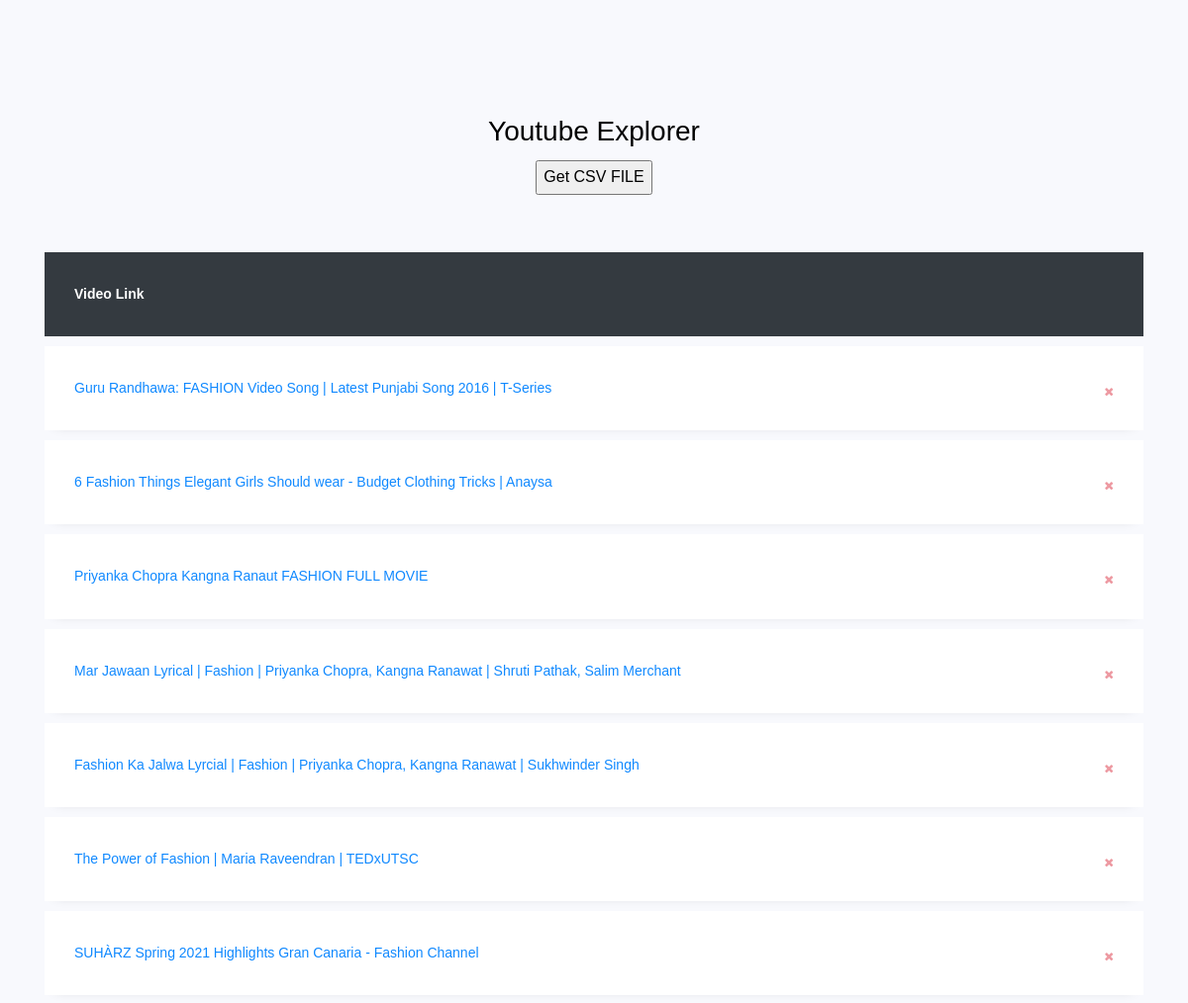
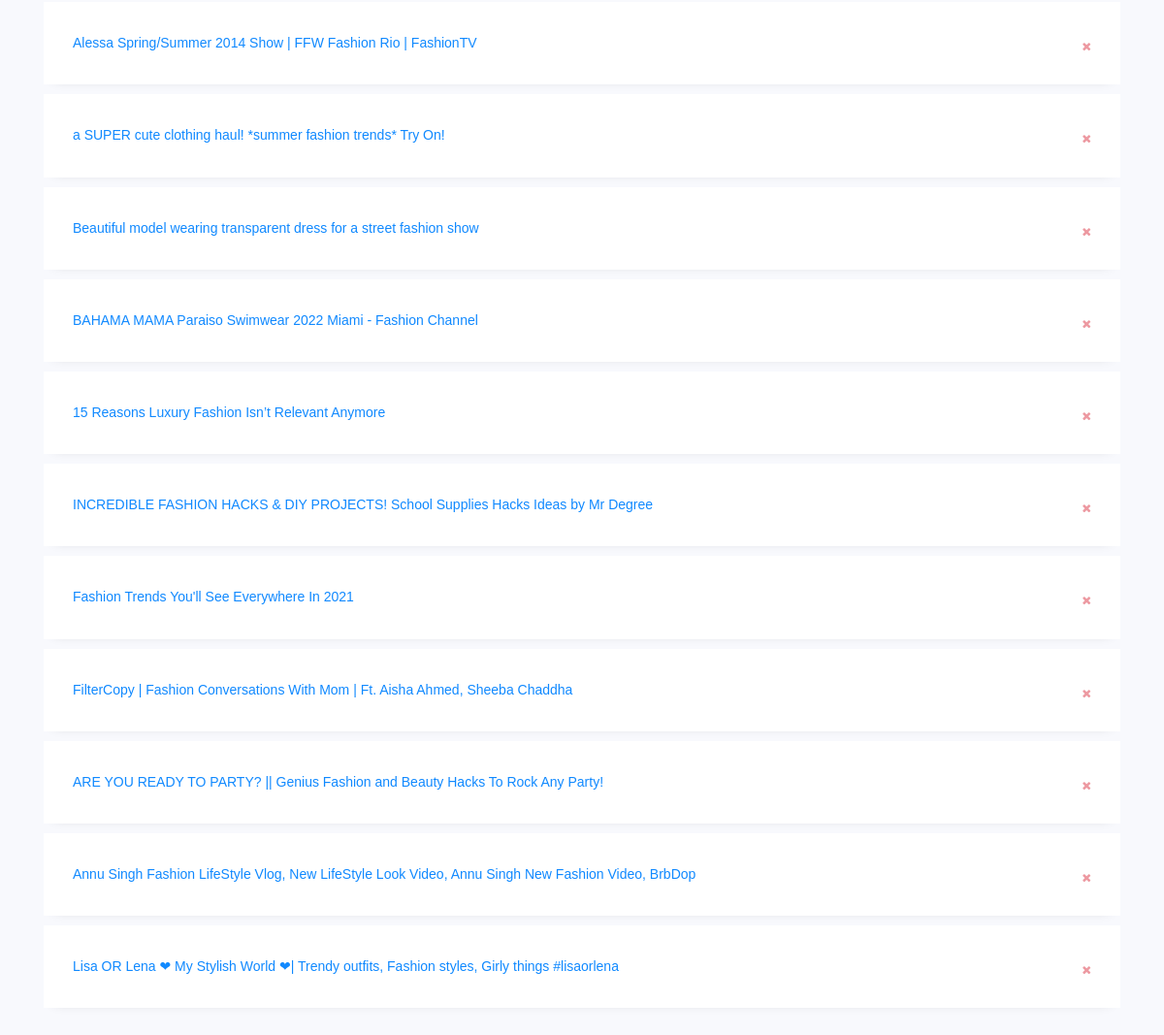
Screenshot of /video/fashion/ with the database file from the repository (2 pictures, top to bottom).
### app/models.py (models this page shows, shortened)
class Video(models.Model):
    keyword=models.ForeignKey(Keyword,on_delete=models.CASCADE,null=True)
    channel=models.ForeignKey(Channel,on_delete=models.CASCADE,null=True)
    video_id = models.CharField(max_length=20,blank=True)
    video_link = models.URLField(max_length=200,blank=True)
    video_title = models.CharField(max_length=200, blank=True)
    published_at = models.CharField(max_length=12,blank=True)
    Views = models.IntegerField(blank=True, null=True)
    likes = models.IntegerField(blank=True, null=True)
    comments = models.IntegerField(blank=True, null=True)
    dislikes = models.IntegerField(blank=True, null=True)

### app/views.py (the view)
# urls.py: path('video/<str:keyword>/',views.Videolist,name='video_list'),
def Videolist(request,keyword):
    videos=Keyword.objects.get(keyword=keyword).video_set.all()
    return render(request,'app/index.html',{'videos':videos,'keyword':keyword})

### app/templates/app/index.html (shortened to what this page needs)
{% load static %}
<!doctype html>
<html lang="en">
  <head>
	<link rel="stylesheet" href="https://stackpath.bootstrapcdn.com/font-awesome/4.7.0/css/font-awesome.min.css">
	<link rel="stylesheet" href="{% static 'css/style.css' %}">
	</head>
	<body>
	<section class="ftco-section">
		<div class="container">
			<div class="row justify-content-center">
				<div class="col-md-6 text-center mb-5">
					<h2 class="heading-section">Youtube Explorer</h2>
                       <form action="/csv/{{ keyword }}">
                        <input type="submit" value="Get CSV FILE" />
                        </form>
				</div>
			</div>
			<div class="row">
				<div class="col-md-12">
					<div class="table-wrap">
						<table class="table">
						  <thead class="thead-dark">
						    <tr>
						      <th>Video Link</th>
						      <th>&nbsp;</th>
						    </tr>
						  </thead>
						  <tbody>
                          {% for video in videos %}
						    <tr class="alert" role="alert">
						      <td><a href="{{ video.video_link }}">{{ video.video_title }}</a></td>
    					      <td>
						      	<a href="/delete/{{ video.id }}" class="close" data-dismiss="alert" aria-label="Close">
				            	<span aria-hidden="true"><i class="fa fa-close" ></i></span>
				          	</a>
				        	</td>
						    </tr>
                          {% endfor %}
						  </tbody>
						</table>
					</div>
				</div>
			</div>
		</div>
	</section>
	</body>
</html>

### rows the page displays
Video: video_title "Guru Randhawa: FASHION Video Song | Latest Punjabi Song 2016 | T-Series"
Video: video_title "6 Fashion Things Elegant Girls Should wear - Budget Clothing Tricks | Anaysa"
Video: video_title "Priyanka Chopra Kangna Ranaut FASHION FULL MOVIE"
Video: video_title "Mar Jawaan Lyrical | Fashion | Priyanka Chopra, Kangna Ranawat | Shruti Pathak, Salim Merchant"
Video: video_title "Fashion Ka Jalwa Lyrcial | Fashion | Priyanka Chopra, Kangna Ranawat | Sukhwinder Singh"
Video: video_title "The Power of Fashion | Maria Raveendran | TEDxUTSC"
Video: video_title "SUHÀRZ Spring 2021 Highlights Gran Canaria - Fashion Channel"
Video: video_title "Alessa Spring/Summer 2014 Show | FFW Fashion Rio | FashionTV"
Video: video_title "a SUPER cute clothing haul! *summer fashion trends* Try On!"
Video: video_title "Beautiful model wearing transparent dress for a street fashion show"
Video: video_title "BAHAMA MAMA Paraiso Swimwear 2022 Miami - Fashion Channel"
Video: video_title "15 Reasons Luxury Fashion Isn’t Relevant Anymore"
Video: video_title "INCREDIBLE FASHION HACKS & DIY PROJECTS! School Supplies Hacks Ideas by Mr Degree"
Video: video_title "Fashion Trends You'll See Everywhere In 2021"
Video: video_title "FilterCopy | Fashion Conversations With Mom | Ft. Aisha Ahmed, Sheeba Chaddha"
Video: video_title "ARE YOU READY TO PARTY? || Genius Fashion and Beauty Hacks To Rock Any Party!"
Video: video_title "Annu Singh Fashion LifeStyle Vlog, New LifeStyle Look Video, Annu Singh New Fashion Video, BrbDop"
Video: video_title "Lisa OR Lena ❤ My Stylish World ❤| Trendy outfits, Fashion styles, Girly things #lisaorlena"
